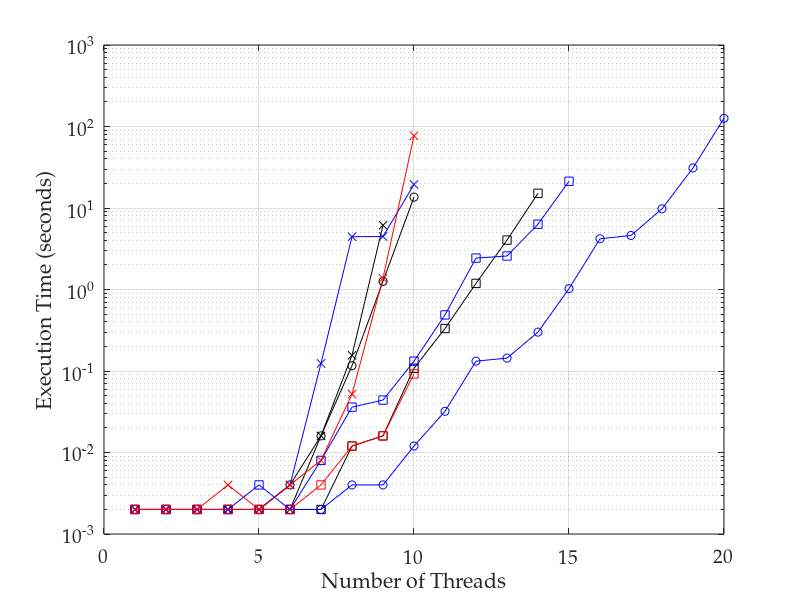

This chart was generated by the following MATLAB code: (Note: this script raises an error after producing the figure.)
%% importing data
transitions = dlmread('t43_time_tpl4_ops1.csv', ',', 0, 0);
% convert 0 values to NaNs, as these don't plot
transitions(transitions==0)=nan;
threads = [1:20];

%% plotting lines

semilogy(threads, transitions(:, 1), 'ko-')
hold on
semilogy(threads, transitions(:, 2), 'kx-')
semilogy(threads, transitions(:, 3), 'ks-')
semilogy(threads, transitions(:, 4), 'bo-')
semilogy(threads, transitions(:, 5), 'bx-')
semilogy(threads, transitions(:, 6), 'bs-')
semilogy(threads, transitions(:, 7), 'rx-')
semilogy(threads, transitions(:, 8), 'rs-')
hold off
grid on

%% adding axis labels
ax = gca;
set(ax, 'FontName', 'Palatino Linotype', 'FontSize', 14);
xlabel('Number of Threads');
ylabel('Execution Time (seconds)');
axis([0 20 .001 1000])
ax.XTick = [0 5 10 15 20];
ax.YTick = [0.01 0.1 1 10 100];
set(ax,'YMinorGrid','Off', 'YMinorTick','Off');

%% output pdf file
h = figure(1);
h.Units = 'centimeters'; % set figure position to cm
%h.Position(2) = [h.Position(2)-9]; % set figure position bevore resize
h.Position([3:4]) = [10,7]; % resize figure
Plot2LaTeX( h, 't43_time_tpl4_ops1' )